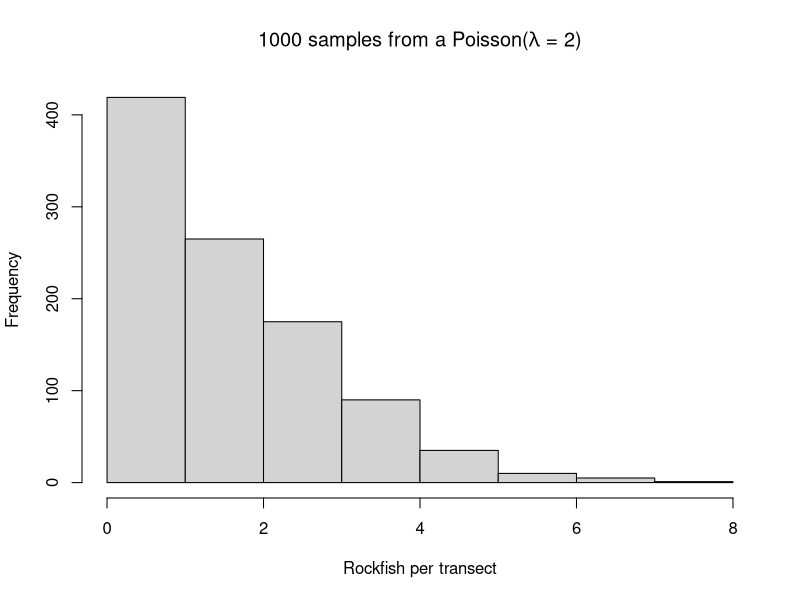
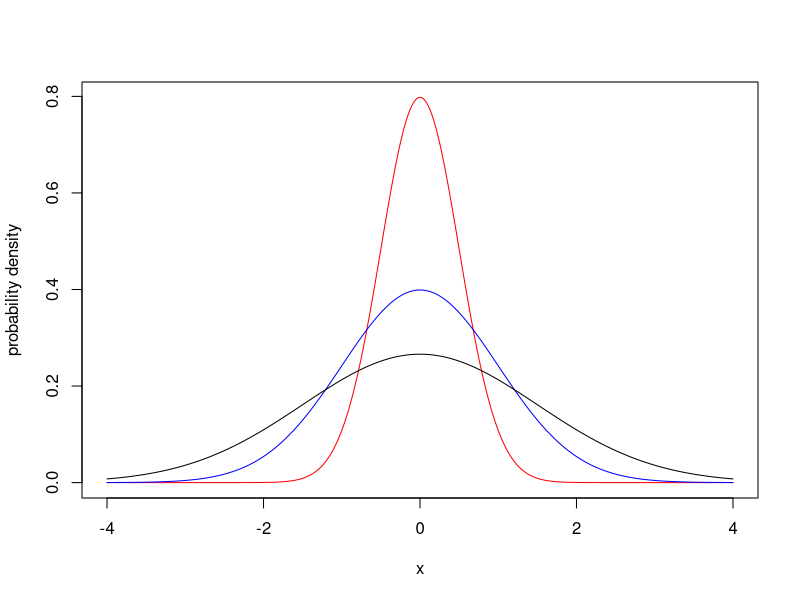
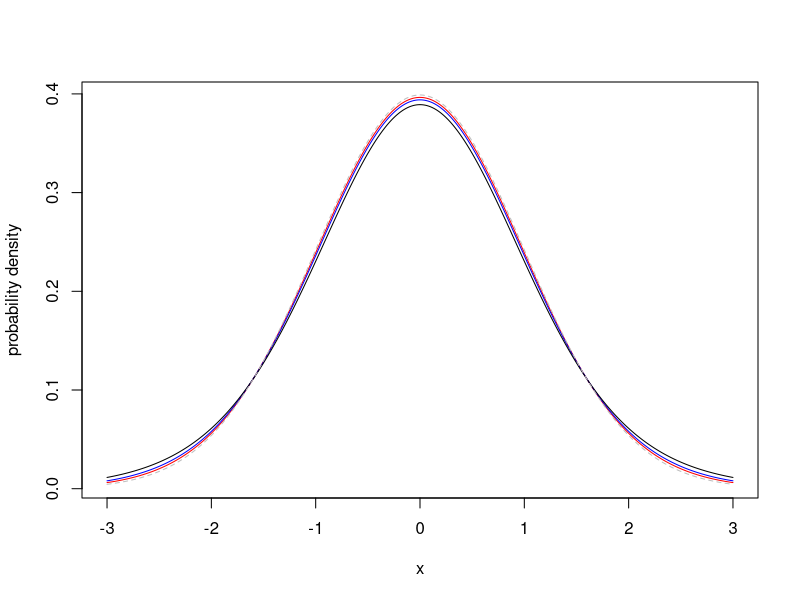

Generate these figures, in order, with R:
## ---- chunk 1
knitr::opts_chunk$set(echo = TRUE, cache = TRUE)

# Set working directory
knitr::opts_knit$set(root.dir = "../")
## ---- chunk 2
set.seed(101)
x <- rpois(n = 1000, lambda = 2)
hist(x, xlab = "Rockfish per transect",
           main = expression(paste("1000 samples from a Poisson(", lambda, " = 2)")))
## ---- chunk 3
x_grid <- seq(-4, 4, 0.01)

plot(x_grid, dnorm(x_grid, mean = 0, sd = 0.5), type = "l", 
     col = "red", xlab = "x", ylab = "probability density")

lines(x_grid, dnorm(x_grid, mean = 0, sd = 1), type = "l", 
     col = "blue")

lines(x_grid, dnorm(x_grid, mean = 0, sd = 1.5), type = "l", 
     col = "black")
## ---- chunk 4
x_grid <- seq(-3, 3, 0.01)

plot(x_grid, dt(x_grid, df = 40), type = "l", 
     col = "red", xlab = "x", ylab = "probability density")

lines(x_grid, dt(x_grid, df = 20), type = "l", 
     col = "blue")

lines(x_grid, dt(x_grid, df = 10), type = "l", 
     col = "black")

lines(x_grid, dnorm(x_grid, mean = 0, sd = 1), type = "l", 
     col = "gray", lty = 2)

